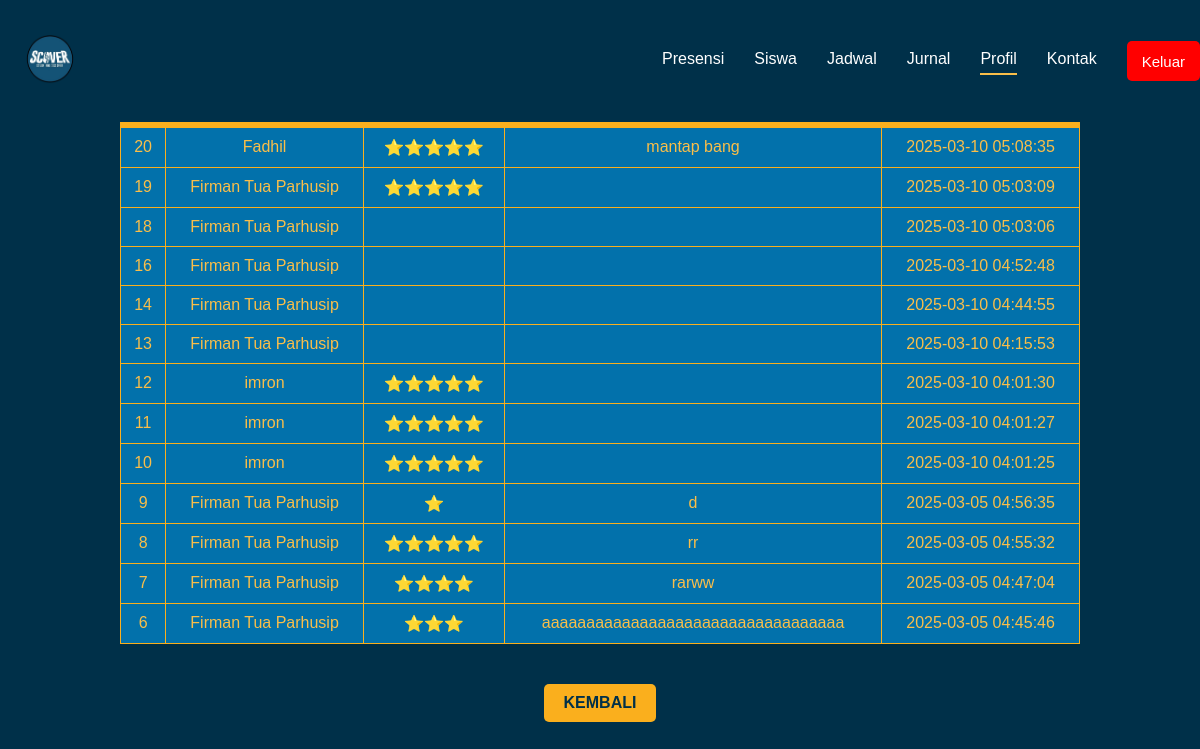
The app's page /riwayat_rating.php (signed in) with its own data.
### tables this page shows
CREATE TABLE `rating_pengajar` (
  `id` int(11) NOT NULL,
  `pengajar_id` int(11) NOT NULL,
  `siswa_id` int(11) NOT NULL,
  `rating` tinyint(4) DEFAULT NULL CHECK (`rating` between 1 and 5),
  `komentar` text DEFAULT NULL,
  `created_at` timestamp NOT NULL DEFAULT current_timestamp()
);

CREATE TABLE `siswa` (
  `siswa_id` int(11) NOT NULL,
  `full_name` varchar(50) NOT NULL,
  `email` varchar(30) NOT NULL,
  `sekolah` varchar(255) NOT NULL,
  `kelas` varchar(20) NOT NULL,
  `password` varchar(255) NOT NULL,
  `ttl` date NOT NULL,
  `alamat` varchar(255) NOT NULL,
  `nohp` varchar(50) NOT NULL,
  `gambar` varchar(255) NOT NULL,
  `created_at` timestamp NOT NULL DEFAULT current_timestamp() ON UPDATE current_timestamp()
);

### riwayat_rating.php (the view, shortened to what this page needs)
<?php
$host = "localhost";
$user = "root";
$password = "";
$dbname = "scover";
$conn = new mysqli($host, $user, $password, $dbname);
$pengajar_email = $_SESSION['user_email'];
$query_pengajar = "SELECT pengajar_id, full_name FROM mentor WHERE email = ?";
$stmt_pengajar = $conn->prepare($query_pengajar);
$stmt_pengajar->bind_param("s", $pengajar_email);
$stmt_pengajar->execute();
$result_pengajar = $stmt_pengajar->get_result();
if ($result_pengajar->num_rows > 0) {
    $pengajar = $result_pengajar->fetch_assoc();
    $pengajar_id = $pengajar['pengajar_id'];
    $pengajar_name = $pengajar['full_name'];
    $query_rating = "
        SELECT rp.id, s.full_name AS nama_siswa, rp.rating, rp.komentar, rp.created_at
        FROM rating_pengajar rp
        INNER JOIN siswa s ON rp.siswa_id = s.siswa_id
        WHERE rp.pengajar_id = ?
        ORDER BY rp.created_at DESC
    ";
    $stmt_rating = $conn->prepare($query_rating);
    $stmt_rating->bind_param("i", $pengajar_id);
    $stmt_rating->execute();
    $result_rating = $stmt_rating->get_result();
} else {
    echo "Pengajar tidak ditemukan.";
    exit();
}
?>
<!DOCTYPE html>
<html lang="id">
<head>
    <link rel="stylesheet" href="css/home.css">
    <link rel="stylesheet" href="css/logout.css">
</head>
<body>
<nav class="navbar">
        <div class="logo">
            <img src="images/foto4.png" alt="Logo">
        </div>
        <ul class="nav-links">
            <li><a href="home_mentor.php">Presensi</a></li>
            <li><a href="siswa.php">Siswa</a></li>
            <li><a href="jadwal.php">Jadwal</a></li>
            <li><a href="jurnal.php">Jurnal</a></li>
            <li><a href="profile_mentor.php" class="active">Profil</a></li>
            <li><a href="kontak.php">Kontak</a></li>
            <li><button class="logout-btn" onclick="confirmLogout()">Keluar</button></li>
        </ul>
    </nav>
<h2>Riwayat Rating untuk <?php echo htmlspecialchars($pengajar_name); ?></h2>
<table>
    <tr>
        <th>ID</th>
        <th>Nama Siswa</th>
        <th>Rating</th>
        <th>Komentar</th>
        <th>Tanggal Dibuat</th>
    </tr>
    <?php
    if ($result_rating->num_rows > 0) {
        while ($row = $result_rating->fetch_assoc()) {
            echo "<tr>";
            echo "<td>" . htmlspecialchars($row['id']) . "</td>";
            echo "<td>" . htmlspecialchars($row['nama_siswa']) . "</td>";
            echo "<td>" . str_repeat("⭐", $row['rating']) . "</td>";
            echo "<td>" . htmlspecialchars($row['komentar']) . "</td>";
            echo "<td>" . htmlspecialchars($row['created_at']) . "</td>";
            echo "</tr>";
        }
    } else {
        echo "<tr><td colspan='5'>Belum ada rating yang diberikan.</td></tr>";
    }
    ?>
</table>
<button class="tombol-kembali" onclick="history.back()">Kembali</button>
</body>
</html>

### css/home.css (style rules this page uses)
body { font-family: Arial, sans-serif; margin: 0; padding: 0; background-color: #003049; display: flex; flex-direction: column; align-items: center; justify-content: center; }
.navbar { display: flex !important; justify-content: space-between !important; align-items: center !important; background-color: #003049; padding: 15px; color: white; width: 100%; width: 100%; padding: 15px; position: fixed; top: 0; left: 0; z-index: 1000; }
.navbar .logo img { width: 70px; height: auto; }
.navbar .nav-links { list-style: none; display: flex; padding: 0; }
.navbar .nav-links li { margin: 10px 15px; position: relative; }
.navbar .nav-links a { text-decoration: none; color: white; padding-bottom: 5px; transition: all 0.3s; position: relative; }
.navbar .nav-links a::after { content: ""; display: block; width: 0; height: 2px; background-color: #fabe49; transition: width 0.3s ease-in-out; position: absolute; bottom: -2px; left: 0; }
.navbar .nav-links a.active::after { width: 100%; background-color: #fabe49; }
.logout-btn { background-color: red; border: none; padding: 10px 15px; border-radius: 5px; font-size: 15px; color: white; cursor: pointer; display: flex; align-items: center; justify-content: center; height: 40px; }
.nav-links li { display: flex; align-items: center; }

### css/logout.css (style rules this page uses)
.logout-btn { background-color: red; border: none; padding: 10px 15px; border-radius: 5px; font-size: 15px; color: white; cursor: pointer; display: flex; align-items: center; justify-content: center; height: 40px; }
.nav-links li { display: flex; align-items: center; }

### riwayat_rating.php (style rules this page uses)
body { font-family: Arial, sans-serif; background-color: #003049; color: #fabe49; text-align: center; }
table { width: 80%; margin: 20px auto; border-collapse: collapse; background-color: #0271ab; color: #fabe49; }
th, td { padding: 10px; border: 1px solid #faaf1d; }
th { background-color: #faaf1d; color: #003049; }
.tombol-kembali { padding: 10px 20px; background-color: #faaf1d; color: #003049; border: none; border-radius: 5px; cursor: pointer; font-size: 16px; font-weight: bold; text-transform: uppercase; transition: background-color 0.3s, color 0.3s; margin-top: 20px; }

### records on screen
rating_pengajar: id "20", siswa.full_name "Fadhil", rating "⭐⭐⭐⭐⭐", komentar "mantap bang", created_at "2025-03-10 05:08:35"
rating_pengajar: id "19", siswa.full_name "Firman Tua Parhusip", rating "⭐⭐⭐⭐⭐", created_at "2025-03-10 05:03:09"
rating_pengajar: id "18", siswa.full_name "Firman Tua Parhusip", created_at "2025-03-10 05:03:06"
rating_pengajar: id "16", siswa.full_name "Firman Tua Parhusip", created_at "2025-03-10 04:52:48"
rating_pengajar: id "14", siswa.full_name "Firman Tua Parhusip", created_at "2025-03-10 04:44:55"
rating_pengajar: id "13", siswa.full_name "Firman Tua Parhusip", created_at "2025-03-10 04:15:53"
rating_pengajar: id "12", siswa.full_name "imron", rating "⭐⭐⭐⭐⭐", created_at "2025-03-10 04:01:30"
rating_pengajar: id "11", siswa.full_name "imron", rating "⭐⭐⭐⭐⭐", created_at "2025-03-10 04:01:27"
rating_pengajar: id "10", siswa.full_name "imron", rating "⭐⭐⭐⭐⭐", created_at "2025-03-10 04:01:25"
rating_pengajar: id "9", siswa.full_name "Firman Tua Parhusip", rating "⭐", komentar "d", created_at "2025-03-05 04:56:35"
rating_pengajar: id "8", siswa.full_name "Firman Tua Parhusip", rating "⭐⭐⭐⭐⭐", komentar "rr", created_at "2025-03-05 04:55:32"
rating_pengajar: id "7", siswa.full_name "Firman Tua Parhusip", rating "⭐⭐⭐⭐", komentar "rarww", created_at "2025-03-05 04:47:04"
rating_pengajar: id "6", siswa.full_name "Firman Tua Parhusip", rating "⭐⭐⭐", komentar "aaaaaaaaaaaaaaaaaaaaaaaaaaaaaaaaaa", created_at "2025-03-05 04:45:46"
